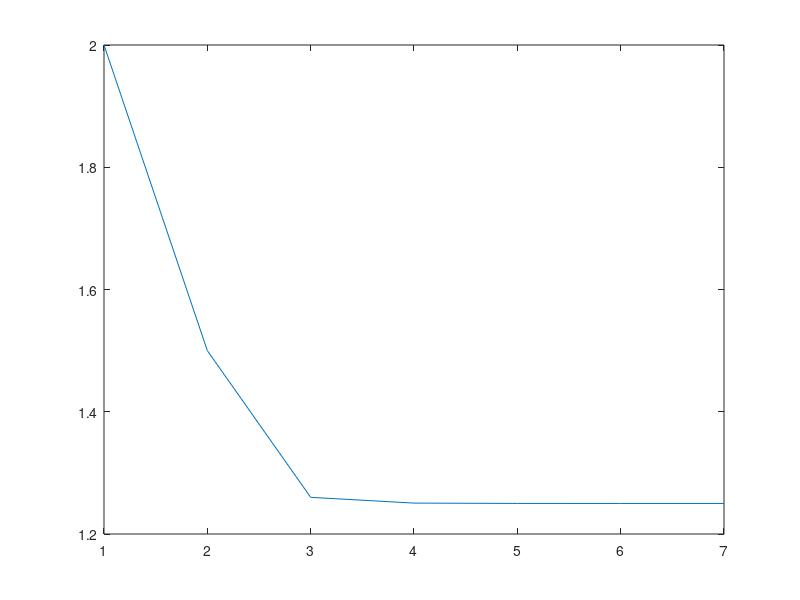

MATLAB code for this plot: (Note: this script raises an error after producing the figure.)
%% Problem 2: The Batch Processor Algorithm
clear all 
clc

y = [1; 2; 1];
W = diag([2 1 1]);
H = [1; 1; 1];
xBar = 2;
WBar = 2;

xHats = [xBar];
xVars = [1/WBar];

for i = 1:6
    xHat = (H'*W*H + WBar)\(H'*W*y + WBar*xBar);
    xBar = xHat;
    WBar = 1/(H'*W*H + WBar);
    xHats = [xHats; xBar];
    xVars = [xVars; 1/WBar];
end
eHat = y - H*xHat

% Plot xHat
figure(1)
plot(xHats)
ax = gca;
ax.XAxis.FontSize = 12;
ax.YAxis.FontSize = 12;
title('Estimate of $\hat{x}$ Over Time', ...
    fontweight='bold', Interpreter='latex', FontSize=16)
xlabel('Iterations', FontSize=14)
ylabel('$\hat{x}$', fontsize=18, fontweight='bold', Interpreter='latex')
grid on